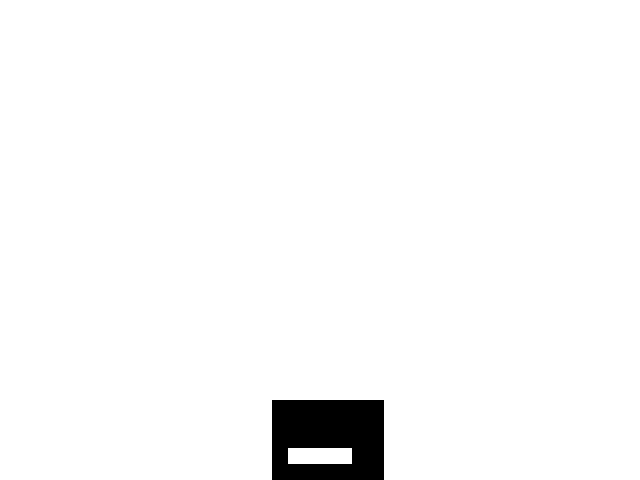

Rendered tile map (Tiled .tmx) drawn with the repository's tilesets; below, a short description and the full map source, tile grids included:
An orthogonal 40x30 tile map with 16x16 px tiles, 1 tile layer (块层 1), 4 tilesets.

<map version="1.0" orientation="orthogonal" renderorder="right-down" width="40" height="30" tilewidth="16" tileheight="16" backgroundcolor="#ffffff" nextobjectid="1">
 <tileset firstgid="1" name="block" tilewidth="16" tileheight="16" tilecount="1">
  <image source="image/block.png" width="16" height="16" />
 </tileset>
 <tileset firstgid="2" name="block1" tilewidth="16" tileheight="16" tilecount="1">
  <image source="image/block1.png" width="16" height="16" />
 </tileset>
 <tileset firstgid="3" name="block2" tilewidth="16" tileheight="16" tilecount="1">
  <image source="image/block2.png" width="16" height="16" />
 </tileset>
 <tileset firstgid="4" name="block3" tilewidth="16" tileheight="16" tilecount="1">
  <image source="image/block3.png" width="16" height="16" />
 </tileset>
 <layer name="块层 1" width="40" height="30">
  <data encoding="csv">
0,0,0,0,0,0,0,0,0,0,0,0,0,0,0,0,0,0,0,0,0,0,0,0,0,0,0,0,0,0,0,0,0,0,0,0,0,0,0,0,
0,0,0,0,0,0,0,0,0,0,0,0,0,0,0,0,0,0,0,0,0,0,0,0,0,0,0,0,0,0,0,0,0,0,0,0,0,0,0,0,
0,0,0,0,0,0,0,0,0,0,0,0,0,0,0,0,0,0,0,0,0,0,0,0,0,0,0,0,0,0,0,0,0,0,0,0,0,0,0,0,
0,0,0,0,0,0,0,0,0,0,0,0,0,0,0,0,0,0,0,0,0,0,0,0,0,0,0,0,0,0,0,0,0,0,0,0,0,0,0,0,
0,0,0,0,0,0,0,0,0,0,0,0,0,0,0,0,0,0,0,0,0,0,0,0,0,0,0,0,0,0,0,0,0,0,0,0,0,0,0,0,
0,0,0,0,0,0,0,0,0,0,0,0,0,0,0,0,0,0,0,0,0,0,0,0,0,0,0,0,0,0,0,0,0,0,0,0,0,0,0,0,
0,0,0,0,0,0,0,0,0,0,0,0,0,0,0,0,0,0,0,0,0,0,0,0,0,0,0,0,0,0,0,0,0,0,0,0,0,0,0,0,
0,0,0,0,0,0,0,0,0,0,0,0,0,0,0,0,0,0,0,0,0,0,0,0,0,0,0,0,0,0,0,0,0,0,0,0,0,0,0,0,
0,0,0,0,0,0,0,0,0,0,0,0,0,0,0,0,0,0,0,0,0,0,0,0,0,0,0,0,0,0,0,0,0,0,0,0,0,0,0,0,
0,0,0,0,0,0,0,0,0,0,0,0,0,0,0,0,0,0,0,0,0,0,0,0,0,0,0,0,0,0,0,0,0,0,0,0,0,0,0,0,
0,0,0,0,0,0,0,0,0,0,0,0,0,0,0,0,0,0,0,0,0,0,0,0,0,0,0,0,0,0,0,0,0,0,0,0,0,0,0,0,
0,0,0,0,0,0,0,0,0,0,0,0,0,0,0,0,0,0,0,0,0,0,0,0,0,0,0,0,0,0,0,0,0,0,0,0,0,0,0,0,
0,0,0,0,0,0,0,0,0,0,0,0,0,0,0,0,0,0,0,0,0,0,0,0,0,0,0,0,0,0,0,0,0,0,0,0,0,0,0,0,
0,0,0,0,0,0,0,0,0,0,0,0,0,0,0,0,0,0,0,0,0,0,0,0,0,0,0,0,0,0,0,0,0,0,0,0,0,0,0,0,
0,0,0,0,0,0,0,0,0,0,0,0,0,0,0,0,0,0,0,0,0,0,0,0,0,0,0,0,0,0,0,0,0,0,0,0,0,0,0,0,
0,0,0,0,0,0,0,0,0,0,0,0,0,0,0,0,0,0,0,0,0,0,0,0,0,0,0,0,0,0,0,0,0,0,0,0,0,0,0,0,
0,0,0,0,0,0,0,0,0,0,0,0,0,0,0,0,0,0,0,0,0,0,0,0,0,0,0,0,0,0,0,0,0,0,0,0,0,0,0,0,
0,0,0,0,0,0,0,0,0,0,0,0,0,0,0,0,0,0,0,0,0,0,0,0,0,0,0,0,0,0,0,0,0,0,0,0,0,0,0,0,
0,0,0,0,0,0,0,0,0,0,0,0,0,0,0,0,0,0,0,0,0,0,0,0,0,0,0,0,0,0,0,0,0,0,0,0,0,0,0,0,
0,0,0,0,0,0,0,0,0,0,0,0,0,0,0,0,0,0,0,0,0,0,0,0,0,0,0,0,0,0,0,0,0,0,0,0,0,0,0,0,
0,0,0,0,0,0,0,0,0,0,0,0,0,0,0,0,0,0,0,0,0,0,0,0,0,0,0,0,0,0,0,0,0,0,0,0,0,0,0,0,
0,0,0,0,0,0,0,0,0,0,0,0,0,0,0,0,0,0,0,0,0,0,0,0,0,0,0,0,0,0,0,0,0,0,0,0,0,0,0,0,
0,0,0,0,0,0,0,0,0,0,0,0,0,0,0,0,0,0,0,0,0,0,0,0,0,0,0,0,0,0,0,0,0,0,0,0,0,0,0,0,
0,0,0,0,0,0,0,0,0,0,0,0,0,0,0,0,0,0,0,0,0,0,0,0,0,0,0,0,0,0,0,0,0,0,0,0,0,0,0,0,
0,0,0,0,0,0,0,0,0,0,0,0,0,0,0,0,0,0,0,0,0,0,0,0,0,0,0,0,0,0,0,0,0,0,0,0,0,0,0,0,
0,0,0,0,0,0,0,0,0,0,0,0,0,0,0,0,0,1,1,1,1,1,1,1,0,0,0,0,0,0,0,0,0,0,0,0,0,0,0,0,
0,0,0,0,0,0,0,0,0,0,0,0,0,0,0,0,0,1,1,1,1,1,1,1,0,0,0,0,0,0,0,0,0,0,0,0,0,0,0,0,
0,0,0,0,0,0,0,0,0,0,0,0,0,0,0,0,0,1,1,1,1,1,1,1,0,0,0,0,0,0,0,0,0,0,0,0,0,0,0,0,
0,0,0,0,0,0,0,0,0,0,0,0,0,0,0,0,0,1,0,0,0,0,1,1,0,0,0,0,0,0,0,0,0,0,0,0,0,0,0,0,
0,0,0,0,0,0,0,0,0,0,0,0,0,0,0,0,0,1,1,1,1,1,1,1,0,0,0,0,0,0,0,0,0,0,0,0,0,0,0,0
</data>
 </layer>
</map>
